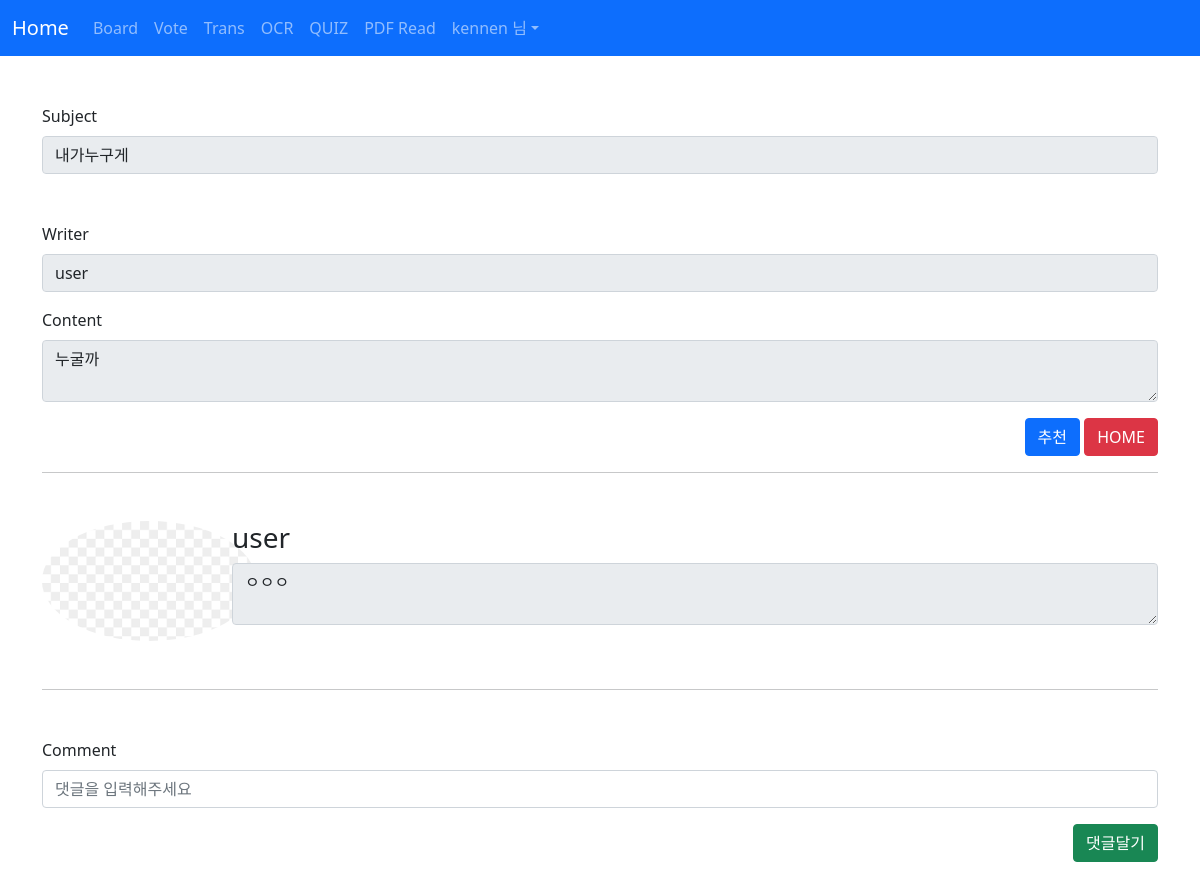
The page /board/detail/8 (signed in) on the database its author committed.
### acc/models.py (models this page shows)
class User(AbstractUser):
    userpic = models.ImageField(upload_to="usr/%y", blank=True)
    nickname = models.CharField(max_length=30, blank=True)
    comment = models.TextField(blank=True)
    point = models.IntegerField(default=0)
    pass

### board/models.py (models this page shows, shortened)
class Board(models.Model):
    subject = CharField(max_length=100)
    writer = CharField(max_length=30)
    content = TextField()
    likey = IntegerField(default=0)
    up = models.ManyToManyField(User)
    c_time = models.DateTimeField()

class Reply(models.Model):
    subject = models.ForeignKey(Board, on_delete=models.CASCADE)
    replyer = models.CharField(max_length=100)
    comment = models.TextField()
    pic = models.ImageField()

### board/views.py (the view)
# urls.py: path('detail/<num>',views.detail, name="detail"),
def detail(request, num):
    if not request.user.username:
        return redirect("acc:login_user")
    try:
        b = Board.objects.get(id=num)
        r = b.reply_set.all()
        context = {
            'con' : b,
            'rep' : r,
        }
    except:
        return render(request, "error/notfound.html")
    return render(request, "board/detail.html", context)

### template/board/detail.html (shortened to what this page needs)
{% extends 'base.html' %}
{% block content %}
<div class="container mt-5 mb-5">
    <div class="mb-3 mt-5">
        <label class="form-label">Subject</label>
        <input type="text" value="{{con.subject}}" disabled class="form-control" id="exampleInputEmail1" aria-describedby="emailHelp">
    </div>
    <div class="mb-3 mt-5">
        <label class="form-label">Writer</label>
        <input type="text" value="{{con.writer}}" disabled class="form-control" id="exampleInputEmail1" aria-describedby="emailHelp">
    </div>
    <div class="mb-3">
        <label class="form-label">Content</label>
        <textarea class="form-control" disabled>{{ con.content }}</textarea>
    </div>
    <div class="text-end">
        {% if user in con.up.all %}
            <a href="{% url 'board:cancel' con.id %}" class="btn btn-danger">추천취소</a>
        {% else %}
            <a href="{% url 'board:up' con.id %}" class="btn btn-primary">추천</a>
        {% endif %}
        <a href="{% url 'board:index' %}"><button type="button" class="btn btn-danger">HOME</button></a>
    </div>
    {% if rep %}
    <hr>
        {% for i in rep %}
        <div class="mt-5 mb-5 row">
            <div class="col-lg-2 text-center">
                <img src="{{i.pic.url}}" class="rounded-circle" height="120px">
            </div>
            <div class="col-lg-10">
                <h3>{{i.replyer}}</h3>
                <textarea disabled class="form-control">{{i.comment}}</textarea>
            </div>
        </div>
        {% endfor%}
    {% endif %}
    <hr>
    <form method="POST" action="{% url 'board:create_reply' con.id %}">
        <div class="mb-3 mt-5">
            <label class="form-label">Comment</label>
            <input type="text" name="comment" placeholder="댓글을 입력해주세요" class="form-control" id="exampleInputEmail1" aria-describedby="emailHelp">
        </div>
        <div class="text-end">
            <button type="submit" class="btn btn-success">댓글달기</button>
        </div>
    </form>
</div>
{% endblock %}

### template/base.html (shortened to what this page needs)
<!doctype html>
<html lang="en">
<head>
    <link href="https://cdn.jsdelivr.net/npm/bootstrap@5.1.1/dist/css/bootstrap.min.css" rel="stylesheet">
</head>
<body>
    {% if request.user.is_authenticated %}
        <nav class="navbar navbar-expand-lg navbar-dark bg-primary">
            <div class="container-fluid">
            <a class="navbar-brand" href="{% url 'acc:index' %}">Home</a>
                <div class="collapse navbar-collapse" id="navbarNavDropdown">
                    <ul class="navbar-nav">
                        <li class="nav-item">
                            <a class="nav-link" href="{% url 'board:index' %}">Board</a>
                        </li>
                        <li class="nav-item">
                            <a class="nav-link" href="{% url 'vote:index' %}">Vote</a>
                        </li>
                        <li class="nav-item">
                            <a class="nav-link" href="{% url 'trans:index' %}">Trans</a>
                        </li>
                        <li class="nav-item">
                            <a class="nav-link" href="{% url 'ocr:index' %}">OCR</a>
                        </li>
                        <li class="nav-item">
                            <a class="nav-link" href="{% url 'quiz:index' %}">QUIZ</a>
                        </li>
                        <li class="nav-item">
                            <a class="nav-link" href="{% url 'pdfread:index' %}">PDF Read</a>
                        </li>
                        <li class="nav-item dropdown">
                            <a class="nav-link dropdown-toggle" href="#" id="navbarDropdown" role="button" data-bs-toggle="dropdown" aria-expanded="false">{{ user.username }} 님</a>
                        </li>
                    </ul>
                </div>
            </div>
        </nav>
        {% block content %}{% endblock %}
    {% endif %}
</body>
</html>

### rows shown on the page
User: username "kennen"
Board: subject "내가누구게", writer "user", content "누굴까"
Reply: pic (placeholder picture), replyer "user", comment "ㅇㅇㅇ"
